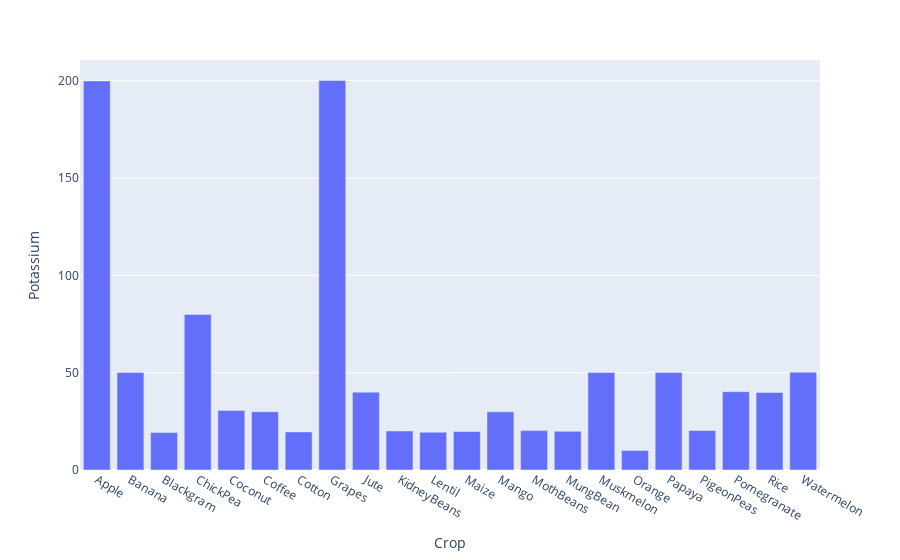

The notebook cell this image was saved under:
### Code cell
fig3 = px.bar(crop_summary_new, x='Crop', y='Potassium')
fig3.show()

### Figure 1 — Plotly figure (JSON) as saved in the notebook; plotly's stock layout.template omitted (floating-point values rounded to 4 significant figures)
{"data": [{"hovertemplate": "Crop=%{x}<br>Potassium=%{y}<extra></extra>", "legendgroup": "", "marker": {"color": "#636efa", "pattern": {"shape": ""}}, "name": "", "orientation": "v", "showlegend": false, "textposition": "auto", "type": "bar", "x": ["Apple", "Banana", "Blackgram", "ChickPea", "Coconut", "Coffee", "Cotton", "Grapes", "Jute", "KidneyBeans", "Lentil", "Maize", "Mango", "MothBeans", "MungBean", "Muskmelon", "Orange", "Papaya", "PigeonPeas", "Pomegranate", "Rice", "Watermelon"], "xaxis": "x", "y": [199.9, 50.05, 19.24, 79.92, 30.59, 29.94, 19.56, 200.1, 39.99, 20.05, 19.41, 19.79, 29.92, 20.23, 19.87, 50.08, 10.01, 50.04, 20.29, 40.21, 39.87, 50.22], "yaxis": "y"}], "layout": {"barmode": "relative", "legend": {"tracegroupgap": 0}, "margin": {"t": 60}, "xaxis": {"anchor": "y", "domain": [0, 1], "title": {"text": "Crop"}}, "yaxis": {"anchor": "x", "domain": [0, 1], "title": {"text": "Potassium"}}}}
